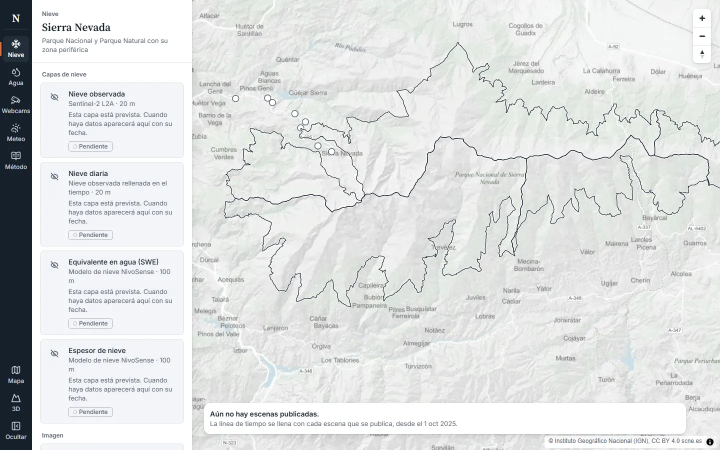
#> input picture qa-reports/T4.1/G-UI-round1/shots/app-nieve-1440.webp, 1440 x 900 px, given in place of app-nieve-1440.png, which was not available (shown at 1/2 size)
$ python sheet.py
#> lines starting #> are read from the running program, lines starting #| are printed output that depends on the picture
"""Side-by-side sheets: PR build | T4.0 mockup | references."""
from PIL import Image, ImageDraw
def sheet(paths, labels, out, w):
#> called with out = 'side-nieve-1440.webp', w = 720
    ims = [Image.open(p).convert('RGB') for p in paths]
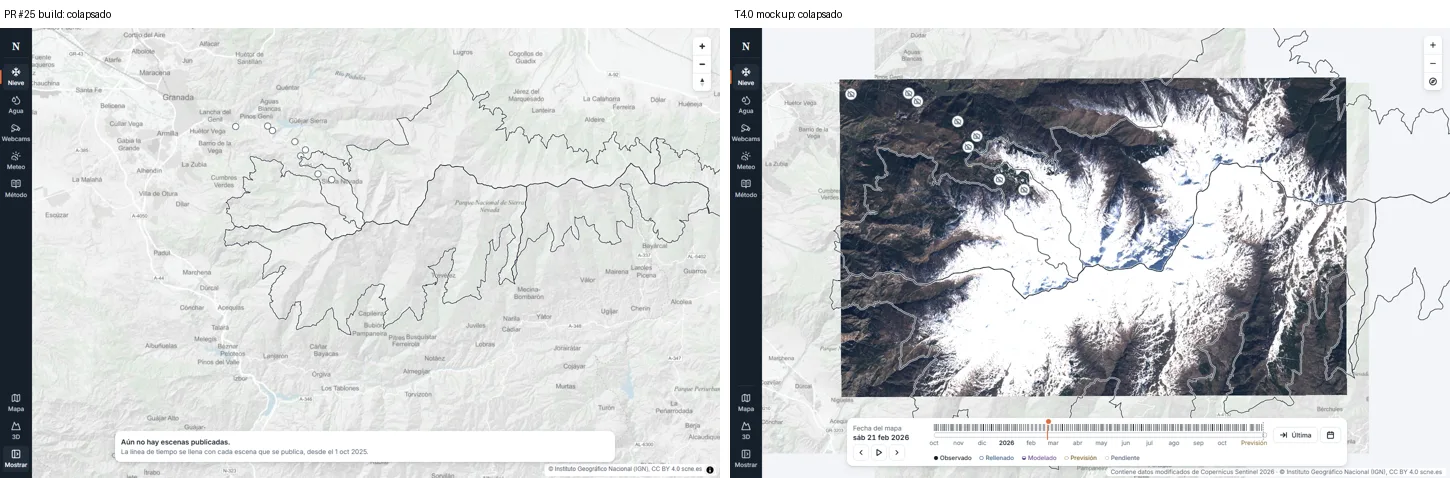
#> input picture qa-reports/T4.1/G-UI-round1/side-colapsado-1440.webp, 1450 x 478 px, given in place of mock-nieve-1440.png, which was not available
#> ims = 2 items
    ims = [im.resize((w, int(im.height * w / im.width))) for im in ims]
    H = max(i.height for i in ims) + 28
#> H = 478
    S = Image.new('RGB', (w * len(ims) + 10 * (len(ims) - 1), H), 'white'); d = ImageDraw.Draw(S)
#> after `S = Image.new('RGB', (w * len(ims) + 10 * (len(ims) - 1), H), 'white')`: S: PIL image 1450x478 RGB; every value is 255
    for k, (im, lab) in enumerate(zip(ims, labels)):
        x = k * (w + 10); S.paste(im, (x, 28)); d.text((x + 4, 8), lab, fill='black')
#> this loop made 2 passes
#> (lab, x) on passes 1 to 2: ('PR #25 build: nieve', 0), ('T4.0 mockup: nieve', 730)
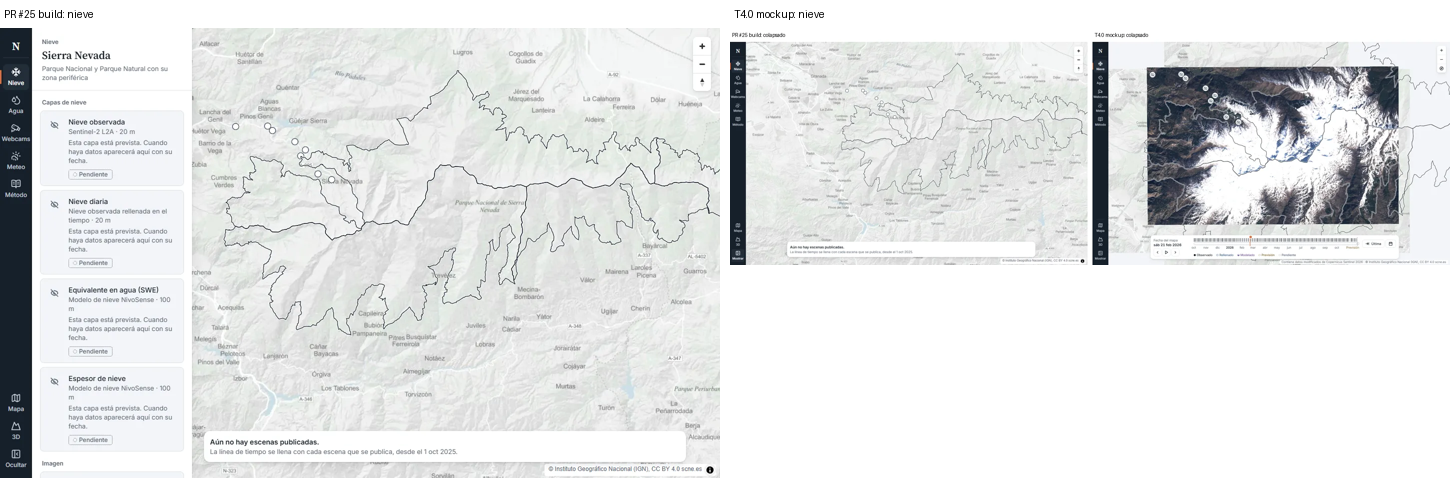
#> S: PIL image 1450x478 RGB; mean R, G, B 226.4, 228, 228.3
    S.save(out, quality=82)
for s in ['nieve', 'cuenca', 'webcams', 'colapsado']:
    sheet([f'shots/app-{s}-1440.png', f'shots/mock-{s}-1440.png'], [f'PR #25 build: {s}', f'T4.0 mockup: {s}'], f'side-{s}-1440.webp', 720)
#> pass 2 of the loop `for s in ['nieve', 'cuenca', 'webcams', 'colapsado']:`:
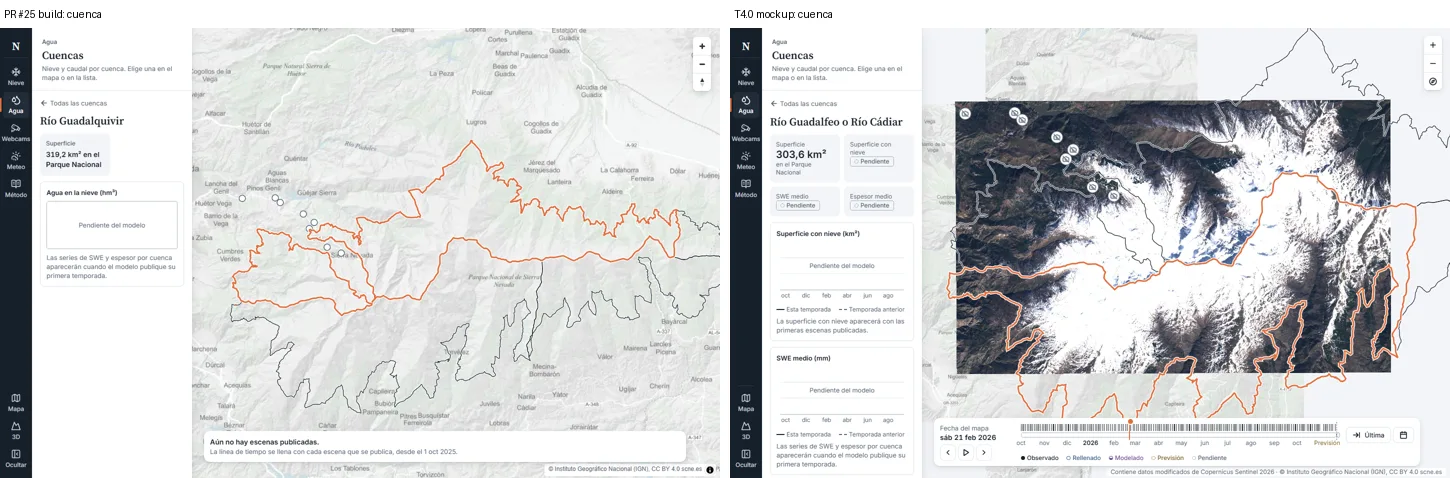
#> input picture qa-reports/T4.1/G-UI-round1/side-cuenca-1440.webp, 1450 x 478 px, given in place of app-cuenca-1440.png, which was not available
#> H = 265
#> the loop in sheet (call 2), `for k, (im, lab) in enumerate(zip(ims, labels)):` made 2 passes
#> after the loop in sheet (call 2), `for k, (im, lab) in enumerate(zip(ims, labels)):`:
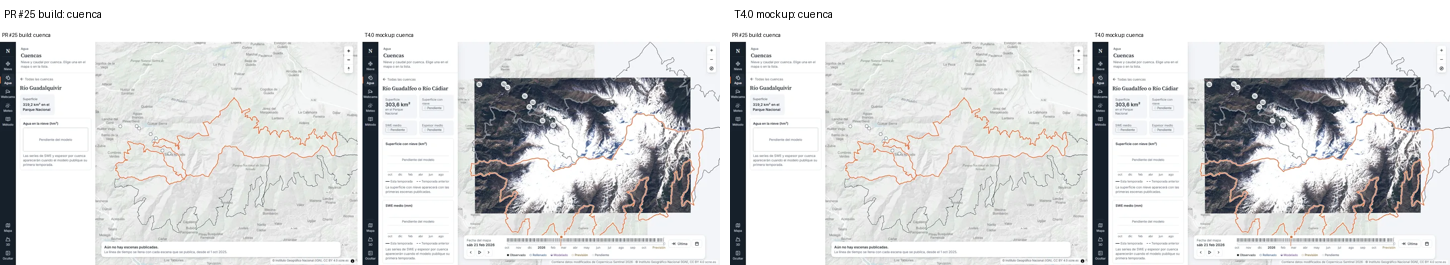
#> S: PIL image 1450x265 RGB; mean R, G, B 217.3, 218.2, 218.8
#> (the run stopped early here; a loop or call above may not have finished)
